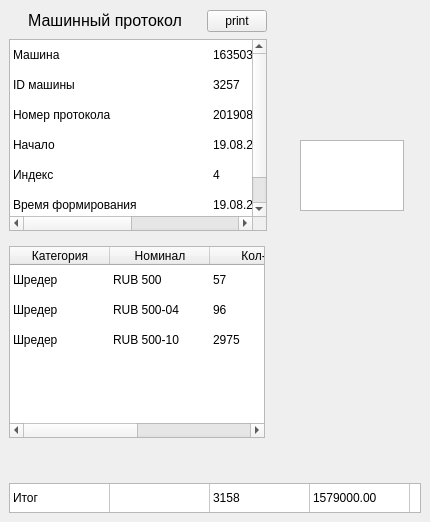
<?xml version="1.0" encoding="UTF-8"?>
<ui version="4.0">
 <class>PrintForm</class>
 <widget class="QWidget" name="PrintForm">
  <property name="geometry">
   <rect>
    <x>0</x>
    <y>0</y>
    <width>430</width>
    <height>522</height>
   </rect>
  </property>
  <property name="sizePolicy">
   <sizepolicy hsizetype="Fixed" vsizetype="Preferred">
    <horstretch>0</horstretch>
    <verstretch>0</verstretch>
   </sizepolicy>
  </property>
  <property name="minimumSize">
   <size>
    <width>430</width>
    <height>0</height>
   </size>
  </property>
  <property name="maximumSize">
   <size>
    <width>430</width>
    <height>16777215</height>
   </size>
  </property>
  <property name="windowTitle">
   <string>Form</string>
  </property>
  <widget class="QTableWidget" name="tableWidget_2">
   <property name="geometry">
    <rect>
     <x>9</x>
     <y>246</y>
     <width>256</width>
     <height>192</height>
    </rect>
   </property>
   <property name="sizePolicy">
    <sizepolicy hsizetype="Preferred" vsizetype="Preferred">
     <horstretch>0</horstretch>
     <verstretch>0</verstretch>
    </sizepolicy>
   </property>
   <property name="autoScroll">
    <bool>false</bool>
   </property>
   <property name="showGrid">
    <bool>false</bool>
   </property>
   <attribute name="verticalHeaderVisible">
    <bool>false</bool>
   </attribute>
   <row>
    <property name="text">
     <string/>
    </property>
   </row>
   <row>
    <property name="text">
     <string/>
    </property>
   </row>
   <row>
    <property name="text">
     <string/>
    </property>
   </row>
   <column>
    <property name="text">
     <string>Категория</string>
    </property>
   </column>
   <column>
    <property name="text">
     <string>Номинал</string>
    </property>
   </column>
   <column>
    <property name="text">
     <string>Кол-во</string>
    </property>
   </column>
   <column>
    <property name="text">
     <string>Сумма</string>
    </property>
   </column>
   <item row="0" column="0">
    <property name="text">
     <string>Шредер</string>
    </property>
   </item>
   <item row="0" column="1">
    <property name="text">
     <string>RUB 500</string>
    </property>
   </item>
   <item row="0" column="2">
    <property name="text">
     <string>57</string>
    </property>
   </item>
   <item row="0" column="3">
    <property name="text">
     <string>43500.00</string>
    </property>
   </item>
   <item row="1" column="0">
    <property name="text">
     <string>Шредер</string>
    </property>
   </item>
   <item row="1" column="1">
    <property name="text">
     <string>RUB 500-04</string>
    </property>
   </item>
   <item row="1" column="2">
    <property name="text">
     <string>96</string>
    </property>
   </item>
   <item row="1" column="3">
    <property name="text">
     <string>48000.00</string>
    </property>
   </item>
   <item row="2" column="0">
    <property name="text">
     <string>Шредер</string>
    </property>
   </item>
   <item row="2" column="1">
    <property name="text">
     <string>RUB 500-10</string>
    </property>
   </item>
   <item row="2" column="2">
    <property name="text">
     <string>2975</string>
    </property>
   </item>
   <item row="2" column="3">
    <property name="text">
     <string>1487500.00</string>
    </property>
   </item>
  </widget>
  <widget class="QTableWidget" name="tableWidget_3">
   <property name="geometry">
    <rect>
     <x>9</x>
     <y>483</y>
     <width>412</width>
     <height>30</height>
    </rect>
   </property>
   <property name="sizePolicy">
    <sizepolicy hsizetype="Preferred" vsizetype="Fixed">
     <horstretch>0</horstretch>
     <verstretch>0</verstretch>
    </sizepolicy>
   </property>
   <property name="maximumSize">
    <size>
     <width>16777215</width>
     <height>30</height>
    </size>
   </property>
   <property name="verticalScrollBarPolicy">
    <enum>Qt::ScrollBarAlwaysOff</enum>
   </property>
   <property name="horizontalScrollBarPolicy">
    <enum>Qt::ScrollBarAlwaysOff</enum>
   </property>
   <attribute name="horizontalHeaderVisible">
    <bool>false</bool>
   </attribute>
   <attribute name="horizontalHeaderDefaultSectionSize">
    <number>100</number>
   </attribute>
   <attribute name="verticalHeaderVisible">
    <bool>false</bool>
   </attribute>
   <row>
    <property name="text">
     <string>Итог</string>
    </property>
   </row>
   <column>
    <property name="text">
     <string/>
    </property>
   </column>
   <column>
    <property name="text">
     <string/>
    </property>
   </column>
   <column>
    <property name="text">
     <string/>
    </property>
   </column>
   <column>
    <property name="text">
     <string/>
    </property>
   </column>
   <item row="0" column="0">
    <property name="text">
     <string>Итог</string>
    </property>
   </item>
   <item row="0" column="1">
    <property name="text">
     <string/>
    </property>
   </item>
   <item row="0" column="2">
    <property name="text">
     <string>3158</string>
    </property>
   </item>
   <item row="0" column="3">
    <property name="text">
     <string>1579000.00</string>
    </property>
   </item>
  </widget>
  <widget class="QTextEdit" name="textEdit">
   <property name="geometry">
    <rect>
     <x>300</x>
     <y>140</y>
     <width>104</width>
     <height>71</height>
    </rect>
   </property>
  </widget>
  <widget class="QWidget" name="">
   <property name="geometry">
    <rect>
     <x>9</x>
     <y>9</y>
     <width>258</width>
     <height>225</height>
    </rect>
   </property>
   <layout class="QVBoxLayout" name="verticalLayout">
    <item>
     <layout class="QHBoxLayout" name="horizontalLayout">
      <item>
       <widget class="QLabel" name="label">
        <property name="sizePolicy">
         <sizepolicy hsizetype="Preferred" vsizetype="Fixed">
          <horstretch>0</horstretch>
          <verstretch>0</verstretch>
         </sizepolicy>
        </property>
        <property name="font">
         <font>
          <family>Arial</family>
          <pointsize>12</pointsize>
         </font>
        </property>
        <property name="text">
         <string>Машинный протокол</string>
        </property>
        <property name="alignment">
         <set>Qt::AlignCenter</set>
        </property>
       </widget>
      </item>
      <item>
       <widget class="QPushButton" name="pushButton">
        <property name="maximumSize">
         <size>
          <width>60</width>
          <height>16777215</height>
         </size>
        </property>
        <property name="text">
         <string>print</string>
        </property>
       </widget>
      </item>
     </layout>
    </item>
    <item>
     <widget class="QTableWidget" name="tableWidget">
      <property name="sizePolicy">
       <sizepolicy hsizetype="Preferred" vsizetype="Fixed">
        <horstretch>0</horstretch>
        <verstretch>0</verstretch>
       </sizepolicy>
      </property>
      <property name="autoScroll">
       <bool>false</bool>
      </property>
      <property name="showGrid">
       <bool>false</bool>
      </property>
      <property name="gridStyle">
       <enum>Qt::NoPen</enum>
      </property>
      <property name="cornerButtonEnabled">
       <bool>true</bool>
      </property>
      <attribute name="horizontalHeaderVisible">
       <bool>false</bool>
      </attribute>
      <attribute name="horizontalHeaderDefaultSectionSize">
       <number>200</number>
      </attribute>
      <attribute name="horizontalHeaderStretchLastSection">
       <bool>false</bool>
      </attribute>
      <attribute name="verticalHeaderVisible">
       <bool>false</bool>
      </attribute>
      <row>
       <property name="text">
        <string/>
       </property>
      </row>
      <row>
       <property name="text">
        <string/>
       </property>
      </row>
      <row>
       <property name="text">
        <string/>
       </property>
      </row>
      <row>
       <property name="text">
        <string/>
       </property>
      </row>
      <row>
       <property name="text">
        <string/>
       </property>
      </row>
      <row>
       <property name="text">
        <string/>
       </property>
      </row>
      <column>
       <property name="text">
        <string/>
       </property>
      </column>
      <column>
       <property name="text">
        <string/>
       </property>
      </column>
      <item row="0" column="0">
       <property name="text">
        <string>Машина</string>
       </property>
      </item>
      <item row="0" column="1">
       <property name="text">
        <string>163503257</string>
       </property>
      </item>
      <item row="1" column="0">
       <property name="text">
        <string>ID машины</string>
       </property>
      </item>
      <item row="1" column="1">
       <property name="text">
        <string>3257</string>
       </property>
      </item>
      <item row="2" column="0">
       <property name="text">
        <string>Номер протокола</string>
       </property>
      </item>
      <item row="2" column="1">
       <property name="text">
        <string>2019081944</string>
       </property>
      </item>
      <item row="3" column="0">
       <property name="text">
        <string>Начало</string>
       </property>
      </item>
      <item row="3" column="1">
       <property name="text">
        <string>19.08.2019 08.43.26</string>
       </property>
      </item>
      <item row="4" column="0">
       <property name="text">
        <string>Индекс</string>
       </property>
      </item>
      <item row="4" column="1">
       <property name="text">
        <string>4</string>
       </property>
      </item>
      <item row="5" column="0">
       <property name="text">
        <string>Время формирования</string>
       </property>
      </item>
      <item row="5" column="1">
       <property name="text">
        <string>19.08.2019 14.54.06</string>
       </property>
      </item>
     </widget>
    </item>
   </layout>
  </widget>
 </widget>
 <resources/>
 <connections/>
</ui>
